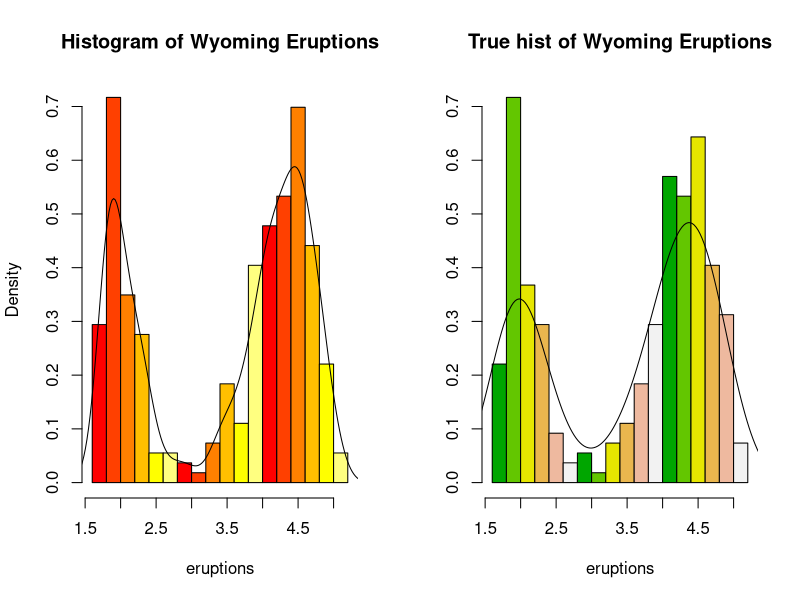

Reproduce this figure in R.
### Density estimation for continuous variables ###
library(tidyverse)
library(MASS)

?faithful
view(faithful)
attach(faithful)
#The rule of thumb
(max(eruptions) - min(eruptions)) / (2 * (1 + log(length(eruptions), base = 2)))

#But this produces too much bumpy a fit A bandwidth of 0.6 looks much better
par(mfrow = c(1,2))            
hist(eruptions, 15, freq = FALSE, main = "Histogram of Wyoming Eruptions", col = heat.colors(6))
lines(density(eruptions, width = 0.6, n = 200))
truehist(eruptions, nbins = 15, col = terrain.colors(6), main = "True hist of Wyoming Eruptions")
lines(density(eruptions, n = 200))
dev.off() #clear plots 
